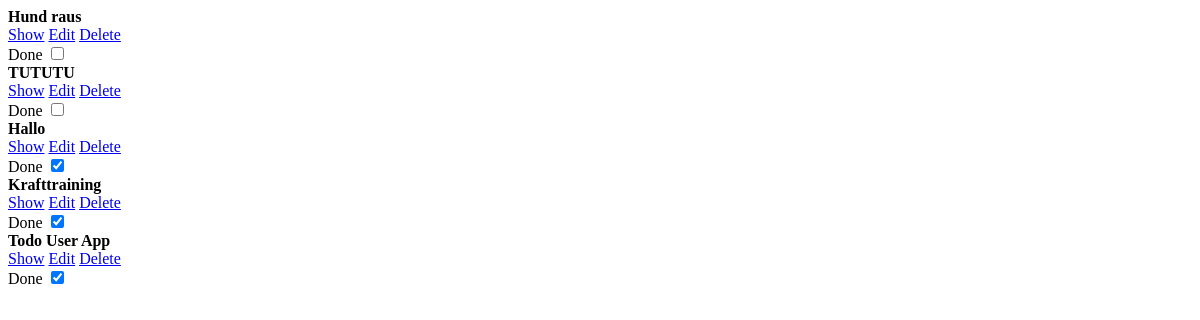
/app-todos/todo/switch/done/list/19/ (signed in), run on an earlier commit of the app's database.
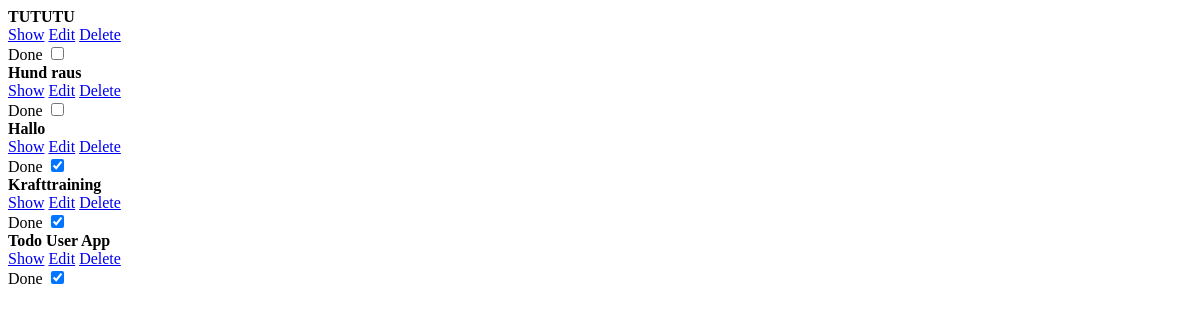
And on a later commit of the database.
### todo_app/models.py (models this page shows, shortened)
class Todo(models.Model):
    user = models.ForeignKey(User, on_delete=models.CASCADE, verbose_name=_("User"))
    title = models.CharField(max_length=150, verbose_name=_("title"))
    content = tinymce_models.HTMLField(verbose_name=_("Content"))
    categories = models.ManyToManyField(Category, blank=True, related_name="todos", verbose_name=_("Categories"))
    done = models.BooleanField(default=False, verbose_name=_("Done"))
    created = models.DateTimeField(auto_now_add=True, verbose_name=_("Created"))
    updated = models.DateTimeField(auto_now=True, verbose_name=_("Updated"))
    def get_absolute_url(self):
        return reverse("todo_app:todo_detail", kwargs={"pk": self.id})
    class Meta:
        ordering = [
            "done",
            "-updated"
        ]
        verbose_name = _("Todo")
        verbose_name_plural = _("Todos")

### todo_app/views.py (the view)
# urls.py: path("todo/switch/done/list/<int:pk>/", views.todo_switch_done_list, name="todo_switch_done_list"),
@login_required(login_url="sevo_user:sign_in")
def todo_switch_done_list(request, pk):
    if request.method == "POST":
        todo = get_object_or_404(Todo, pk=pk)
        todo.done = not todo.done
        todo.save()
    return render(request, "todo_app/partials/_todo-list.html", {
        "todo_list": Todo.objects.filter(user=request.user),
        "meta_data": False
    })

### todo_app/templates/todo_app/partials/_todo-list.html
{% load i18n %}
{% if todo_list %}
    {% for todo in todo_list %}
        {% include "./_todo-item-list.html" with list=True detail=True update=True delete=True done=True %}
    {% endfor %}
{% else %}
    <p>{% trans "No Todos available." %}</p>
{% endif %}

### todo_app/templates/todo_app/partials/_todo-item-list.html (shortened to what this page needs)
{% load i18n %}
<div class="card my-4">
    <div class="card-header">
        <strong>
            {{ todo.title }}
        </strong>
    </div>
    <div class="card-footer">
        <div class="d-flex gap-3 justify-content-sm-between justify-content-center flex-column flex-sm-row align-items-sm-center">
            <div class="d-flex gap-1 flex-column flex-sm-row">
                {% if detail %}
                    <a class="btn btn-primary" href="{{ todo.get_absolute_url }}">{% trans "Show" %}</a>
                {% endif %}
                {% if update %}
                    <a class="btn btn-success" href="{% url "todo_app:todo_update" pk=todo.pk %}">{% trans "Edit" %}</a>
                {% endif %}
                {% if delete %}
                    <a class="btn btn-danger" href="{% url "todo_app:todo_delete" pk=todo.pk %}">{% trans "Delete" %}</a>
                {% endif %}
            </div>
            <div>
                {% if done %}
                    {% if list %}
                        {% include "./_todo-done-check-list.html" %}
                    {% else %}
                        {% include "./_todo-done-check-single.html" %}
                    {% endif %}
                {% endif %}
            </div>
        </div>
    </div>
</div>

### todo_app/templates/todo_app/partials/_todo-done-check-list.html
{% load i18n %}
<div class="form-check form-switchss">
    <label class="form-check-label" for="{{ todo.title }}-{{ todo.pk }}">{% trans "Done" %}</label>
    <input class="form-check-input"
        type="checkbox"
        role="switch"
        id="{{ todo.title }}-{{ todo.pk }}"
        name="done"
        {% if todo.done %} checked{% endif %}
        hx-post="{% url "todo_app:todo_switch_done_list" pk=todo.pk %}"
        hx-target="#todo-list"
    >
</div>

What changed in the data, as far as the page shows it:
changed Todo "TUTUTU": moves up the list
